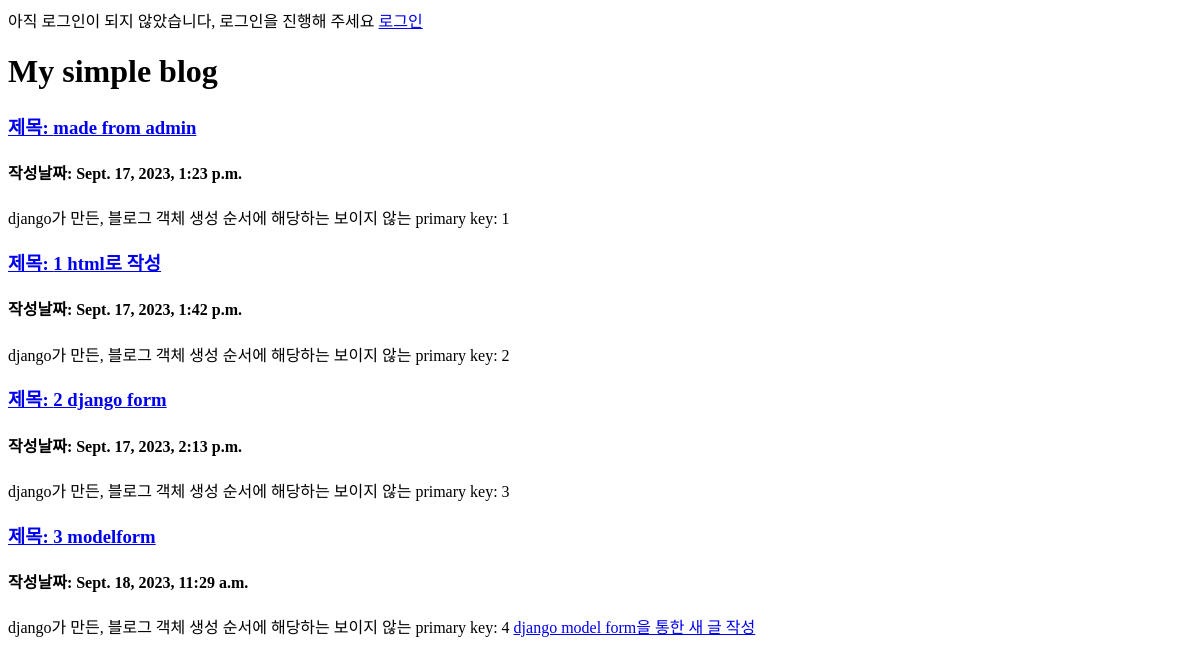
The app's page /, older data.
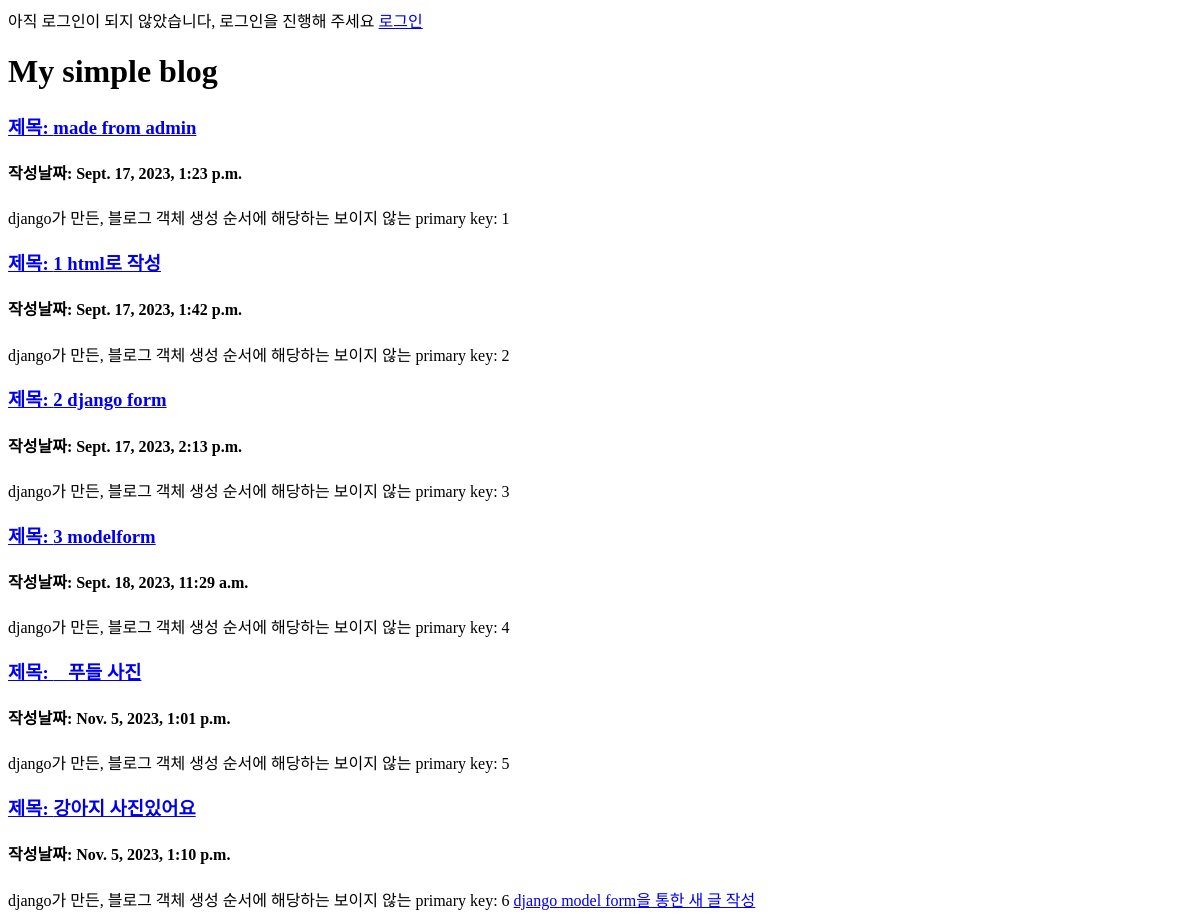
The same page, newer data.
### blogapp/models.py (models this page shows, shortened)
class Blog(models.Model):
    title = models.CharField(max_length=200)  # title의 최대 길이를 200자로 제한
    body = models.TextField()
    photo = models.ImageField(blank=True, null=True, upload_to='blog_photo')
    date = models.DateTimeField(auto_now_add=True)

### blogapp/views.py (the view)
# urls.py: 2. Add a URL to urlpatterns:  path('', views.home, name='home')
def home(request):
    posts = Blog.objects.filter().order_by('date')
    return render(request, 'index.html', {'posts': posts})  # 블로그 글들의 목록을 전송

### blogapp/templates/index.html (shortened to what this page needs)
{% if user.is_authenticated %}
안녕하세요, {{user.username}}님!
<a href="{% url 'logout' %}"> 로그아웃 </a>
{% else %}
<a href="{% url 'login' %}"> 로그인 </a>
{% endif %}
<h1>My simple blog</h1>
{% for post in posts %}
<a href="{% url 'detail' post.id %}">
    <h3> 제목: {{ post.title }}</h3>
</a>
<h4> 작성날짜: {{ post.date }}</h4>
django가 만든, 블로그 객체 생성 순서에 해당하는 보이지 않는 primary key: {{ post.id }}
{% endfor %}
<a href="{% url 'modelformcreate' %}"> django model form을 통한 새 글 작성 </a>

Row changes from the older to the newer data that the page shows:
added Blog: title "\b푸들 사진", date "Nov. 5, 2023, 1:01 p.m.", id "5"
added Blog: title "강아지 사진있어요", date "Nov. 5, 2023, 1:10 p.m.", id "6"
